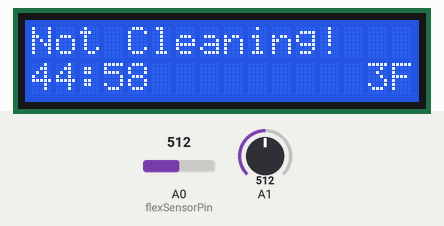
Recording of a sketch running on a simulated Arduino Uno, built with avr-gcc and run on an emulated ATmega328P. Shown: 16×2 character LCD. The test bench sets the inputs (shaded band); at power-on: A1 = 512, A0 (flexSensorPin) = 512. What the sketch prints to the serial monitor is not drawn.

Above: at 1.2 s.
1.3 s: A1 set to 69
At 2.9 s:
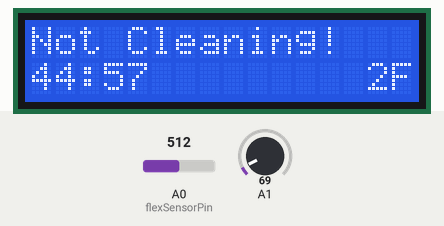
3.6 s: A1 set to 57
At 4.6 s:
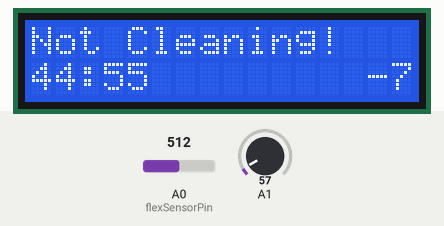
8.6 s: A1 set to 0
At 10.0 s:
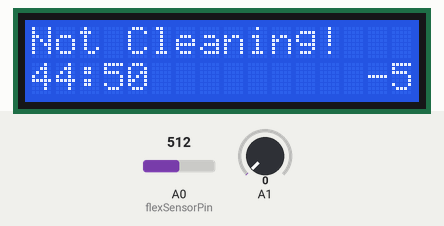
Timing chart, 0 to 11.6 s (numbered marks = the images above; inputs shaded):
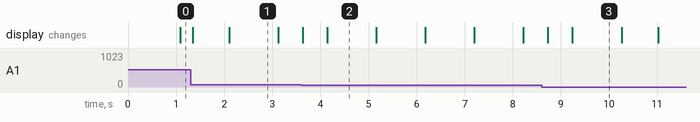

Measured:
- the behaviour switches between 65 and 64 on A1 (found by bisection; images 1 and 2)
- after the input at 3.6 s, the display: first changes at once (image 2 shows a later state)
- what the display in image 1 shows lasts 1.0 s, from 2.1 s to 3.1 s

The sketch:

dishwasher.ino
```cpp
#include <LiquidCrystal.h>
LiquidCrystal lcd(12, 11, 5, 4, 3, 2);

int flexSensorPin = A0; //analog pin 0
int temperaturePin = 1; //analog pin 1

const int keep = 5;
const float wash_time = 2700000;
const int threshold = 200;
int values[keep];
int averaged_values[keep];
int valcounter = 0;
float cleaning_start_time;
int previous_running_status = 0;
const int sample_rate_per_second = 4;
const int high_threshold = 500;
const int low_threshold = 200;
const int frequency_milliseconds = int(1000 / sample_rate_per_second);
int previous_value;

void setup(){
  setup_lcd();
  Serial.begin(9600);
  for(int i = 0; i < keep; ++i)
    values[i] = 0;
}

void loop(){
//  is_running();
  int value;
  int flexSensorvalue = analogRead(flexSensorPin);
  //Serial.println(flexSensorvalue);
  values[++valcounter % keep] = flexSensorvalue;

  if( flexSensorvalue > high_threshold){
   value = 1;

   Serial.println("value");
   Serial.println(value);
   Serial.println("previous_value");
   Serial.println(previous_value);
   if(previous_value == -1){
     Serial.println("transition");
     register_transition();
   }
  } else if ( flexSensorvalue < low_threshold ){
   value = -1;
   if(previous_value == 1){
     Serial.println("transition");
     register_transition();
   }
  } else {
   value = 0;
  }

//  Serial.print("range: ");
//  Serial.print(maxval-minval);
//  Serial.print(" max: ");
//  Serial.print(maxval);
//  Serial.print(" min: ");
//  Serial.println(minval);

  int running = 0;
//  if(maxval - minval > 200) {
//    running = 1;
//  }

  lcd.setCursor(0, 0);
  if(running == 1) {
    lcd.print("Cleaning Now!");
    if(previous_running_status == 0){
      reset_timer();
    }
  } else {
    lcd.print("Not Cleaning!");
  }


//  Serial.print("Sensor value: ");
//  Serial.print(flexSensorvalue);
//  Serial.print(" running: ");
//  Serial.println(running);

  loop_lcd();
  loop_temperature();
  previous_running_status = running;
  previous_value = value;

  is_complete();
  if(is_complete()){
    notify_complete();
  }
  delay(frequency_milliseconds); //just here to slow down the output for easier value
}

void register_transition(){
}
boolean is_running(){
  int required_transition_count;
  int rolling_average_count = 5;
  int values[rolling_average_count];
  for(int i = 0; i < rolling_average_count; ++i)
    values[i] = 0;
  int flexSensorvalue = analogRead(flexSensorPin);
  //Serial.println(flexSensorvalue);
  values[++valcounter % keep] = flexSensorvalue;

}

void loop_temperature(){
  float voltage, degreesC;
  int degreesF;
  voltage = getVoltage(temperaturePin);
  degreesC = (voltage - 0.5) * 100.0;
  degreesF = degreesC * (9.0/5.0) + 32.0;

  lcd.setCursor(15, 1);
  lcd.print('F');
  int lcd_position = 15;
  while(degreesF)
  {
    lcd.setCursor(lcd_position - 1, 1);
    lcd.print(degreesF % 10);
    degreesF /= 10;
  }
}

float getVoltage(int pin)
{
  float voltage_per_analog_signal = 0.004882814;
  return (analogRead(pin) * voltage_per_analog_signal);
}

void loop_lcd() {
  // print the number of seconds since reset:
  int all_seconds = (wash_time - millis() + cleaning_start_time)/(1000);
  int minutes = all_seconds / 60;
  int seconds = all_seconds % 60;
  if(minutes >= 0 && seconds >= 0){
    lcd.setCursor(0, 1);
    print_two_digits(minutes);
    lcd.setCursor(2, 1);
    lcd.print(':');
    lcd.setCursor(3, 1);
    print_two_digits(seconds);
  }
}

boolean is_complete(){
  int all_seconds = (wash_time - millis() + cleaning_start_time)/(1000);
  int minutes = all_seconds / 60;
  int seconds = all_seconds % 60;
  if(int(minutes) == 0 && int(seconds) == 0){
    Serial.println("Done");
    return true;
  } else {
    return false;
  }
}

void notify_complete(){

}

void setup_lcd(){
  // set up the LCD's number of columns and rows:
  lcd.begin(16, 2);
  // Print a message to the LCD.
  lcd.print("Cleaning Now!");
}

void print_two_digits(int digits){
  if (digits < 10){
    lcd.print(0);
  }
  lcd.print(digits);
}

void reset_timer(){
  cleaning_start_time = millis();
}
```
